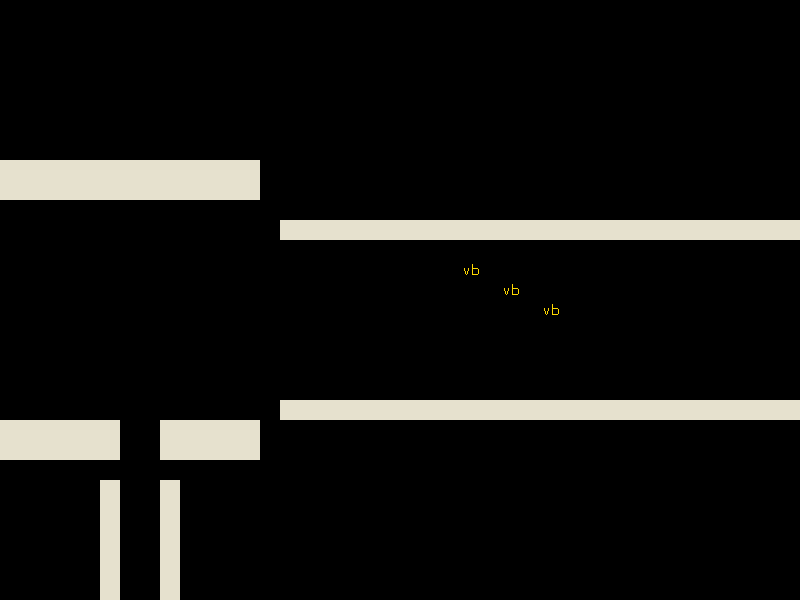

This game map was drawn from its Tiled (.tmx) file and the tilesets committed beside it. A one-line description and the trimmed map source follow:
An orthogonal 40x30 tile map with 20x20 px tiles, 2 tile layers (Main, Designer).

<map version="1.0" orientation="orthogonal" width="40" height="30" tilewidth="20" tileheight="20">
 <tileset firstgid="1" name="Tileset" tilewidth="20" tileheight="20">
  <image source="../img/Tileset.png" width="180" height="20" />
  <tile id="0">
   <properties>
    <property name="solid" value="1" />
   </properties>
  </tile>
  <tile id="1">
   <properties>
    <property name="hbumper" value="1" />
   </properties>
  </tile>
  <tile id="2">
   <properties>
    <property name="vbumper" value="1" />
   </properties>
  </tile>
  <tile id="3">
   <properties>
    <property name="crate" value="1" />
   </properties>
  </tile>
  <tile id="4">
   <properties>
    <property name="pickup" value="1" />
    <property name="red" value="1" />
   </properties>
  </tile>
  <tile id="5">
   <properties>
    <property name="blue" value="1" />
    <property name="pickup" value="1" />
   </properties>
  </tile>
  <tile id="6">
   <properties>
    <property name="pickup" value="1" />
    <property name="yellow" value="1" />
   </properties>
  </tile>
  <tile id="7">
   <properties>
    <property name="player" value="1" />
   </properties>
  </tile>
  <tile id="8">
   <properties>
    <property name="zombie" value="1" />
   </properties>
  </tile>
 </tileset>
 <layer name="Main" width="40" height="30">
  <data>[1200 cells, 112 non-empty, 1 distinct tile ids]</data>
 </layer>
 <layer name="Designer" width="40" height="30">
  <data>[1200 cells, 4 non-empty, 2 distinct tile ids]</data>
 </layer>
</map>
